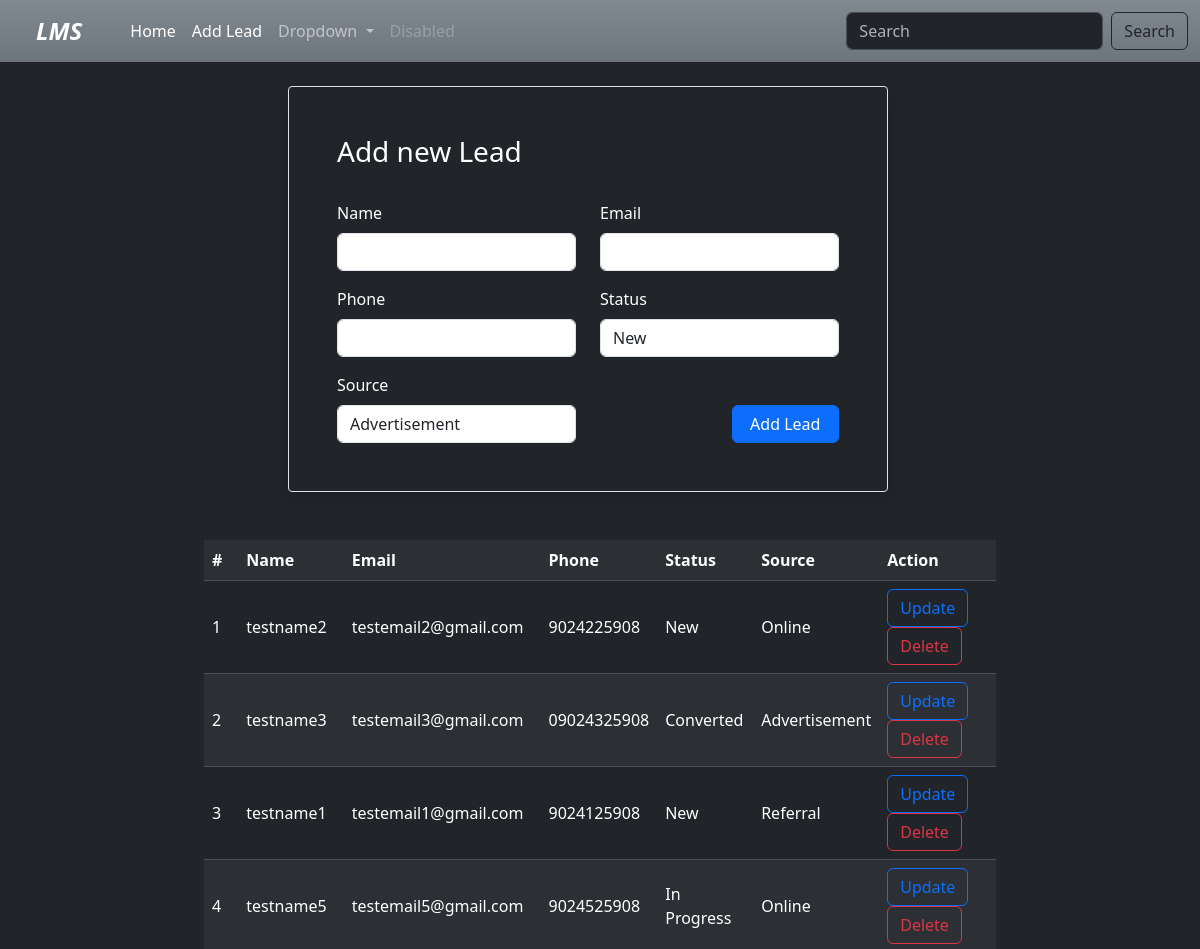
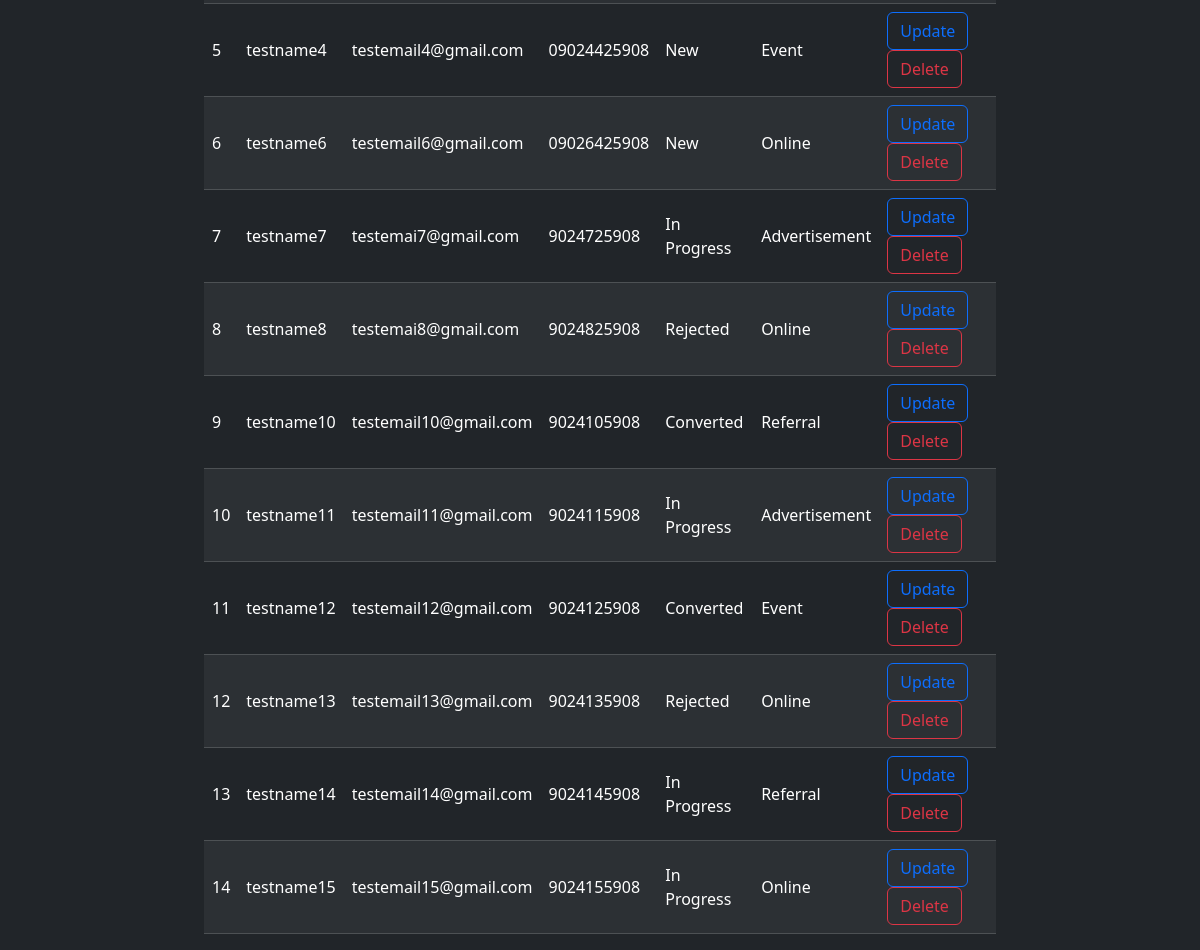
Screenshot of /lead/add/ with the database file from the repository (2 pictures, top to bottom).
### myapp/models.py (models this page shows, shortened)
class Lead(models.Model):
    name=models.CharField(max_length=100)
    email=models.CharField(max_length=100)
    phone_number=models.CharField(max_length=15)
    STATUS_CHOICES=(
        ("New","New"),
        ("In Progress","In Progress"),
        ("Converted","Converted"),
        ("Rejected","Rejected")
    )
    status=models.CharField(max_length=100,choices=STATUS_CHOICES,default="New")
    SOURCE_CHOICES=(
        ("Online","Online"),
        ("Referral","Referral"),
        ("Event","Event"),
        ("Advertisement","Advertisement")
    )
    source=models.CharField(max_length=100,choices=SOURCE_CHOICES,default="Advertisement")

### myapp/views.py (the view, shortened to what this page needs)
# urls.py: path('lead/add/',views.CreateLeadView.as_view(),name="create_lead"),
class CreateLeadView(View):
    def get(self,request,*args,**kargs):
        form_instance=LeadForm()
        eq=Lead.objects.all()
        return render(request,"create_lead.html",{"form":form_instance,"data":eq})

### myapp/forms.py
class LeadForm(forms.ModelForm):
    class Meta:
        model=Lead
        fields="__all__"
        widgets={
            "source":forms.Select(attrs={"class":"form-control"}),
            "status":forms.Select(attrs={"class":"form-control"})
        }

### myapp/templates/create_lead.html (shortened to what this page needs)
{%extends 'base.html'%}
{%block main%}
<div class="row mt-4" style="width: 100%;">
    <div class="col-3"></div>
    <div class="col-6 p-5 border shadow rounded-1">
        <h3>Add new Lead</h3>
        <form action="" method="post" class="row mt-3">
            <div class="col-6 mt-3">
                <label for="" class="form-label">Name</label>
                <input name="name" type="text" class="form-control">
            </div>
            <div class="col-6 mt-3">
                <label for="" class="form-label">Email</label>
                <input name="email" type="email" class="form-control">
            </div>
            <div class="col-6 mt-3">
                <label for="" class="form-label">Phone</label>
                <input name="phone_number" type="text" class="form-control">
            </div>
            <div class="col-6 mt-3">
                <label for="" class="form-label">Status</label>
                {{form.status}}
            </div>
            <div class="col-6 mt-3">
                <label for="" class="form-label">Source</label>
                {{form.source}}
            </div>
            <div class="col-3 mt-3"></div>
            <div class="col-3 mt-3 d-flex justify-content-end align-items-end"><button type="submit" class="btn btn-primary " style="width: 100%;">Add Lead</button></div>
        </form>
    </div>
    <div class="col-3"></div>
</div>
    <div class="row mt-5">
        <div class="col-2"></div>
        <div class="col-8">
            <table class="table table-dark table-striped align-middle">
                <tr>
                    <th>#</th>
                    <th>Name</th>
                    <th>Email</th>
                    <th>Phone</th>
                    <th>Status</th>
                    <th>Source</th>
                    <th>Action</th>
                </tr>
                {%for l in data%}
                <tr>
                    <td>{{forloop.counter}}</td>
                    <td>{{l.name}}</td>
                    <td>{{l.email}}</td>
                    <td>{{l.phone_number}}</td>
                    <td>{{l.status}}</td>
                    <td>{{l.source}}</td>
                    <td>
                        <a class="btn btn-outline-primary" href="{%url 'edit_lead' l.id%}">Update</a>
                        <a class="btn btn-outline-danger" href="{%url 'delete_lead' l.id%}">Delete</a>
                    </td>
                </tr>
                {%endfor%}
            </table>
        </div>
        <div class="col-2"></div>
    </div>
{%endblock%}

### myapp/templates/base.html (shortened to what this page needs)
<!DOCTYPE html>
<html lang="en">
<head>
    <link href="https://cdn.jsdelivr.net/npm/bootstrap@5.3.3/dist/css/bootstrap.min.css" rel="stylesheet">
</head>
<body class="bg-dark text-white">
    <nav class="navbar navbar-expand-lg bg-secondary bg-gradient ps-4"  data-bs-theme="dark">
        <div class="container-fluid">
          <a class="navbar-brand fs-4 fw-bold fst-italic" href="#">LMS</a>
          <div class="collapse navbar-collapse ms-4" id="navbarSupportedContent">
            <ul class="navbar-nav me-auto mb-2 mb-lg-0">
              <li class="nav-item">
                <a class="nav-link active" aria-current="page" href="{%url 'index'%}">Home</a>
              </li>
              <li class="nav-item">
                <a class="nav-link active" href="{%url 'create_lead'%}">Add Lead</a>
              </li>
              <li class="nav-item dropdown">
                <a class="nav-link dropdown-toggle" href="#" role="button" data-bs-toggle="dropdown" aria-expanded="false">
                  Dropdown
                </a>
              </li>
              <li class="nav-item">
                <a class="nav-link disabled" aria-disabled="true">Disabled</a>
              </li>
            </ul>
            <form class="d-flex" role="search">
              <input class="form-control me-2" type="search" placeholder="Search" aria-label="Search">
              <button class="btn btn-outline-dark" type="submit">Search</button>
            </form>
          </div>
        </div>
      </nav>
      {%block main%}
      {%endblock%}
</body>
</html>

### rows the page displays
Lead: name "testname2", email "testemail2@gmail.com", phone_number "9024225908", status "New", source "Online"
Lead: name "testname3", email "testemail3@gmail.com", phone_number "09024325908", status "Converted", source "Advertisement"
Lead: name "testname1", email "testemail1@gmail.com", phone_number "9024125908", status "New", source "Referral"
Lead: name "testname5", email "testemail5@gmail.com", phone_number "9024525908", status "In Progress", source "Online"
Lead: name "testname4", email "testemail4@gmail.com", phone_number "09024425908", status "New", source "Event"
Lead: name "testname6", email "testemail6@gmail.com", phone_number "09026425908", status "New", source "Online"
Lead: name "testname7", email "testemai7@gmail.com", phone_number "9024725908", status "In Progress", source "Advertisement"
Lead: name "testname8", email "testemai8@gmail.com", phone_number "9024825908", status "Rejected", source "Online"
Lead: name "testname10", email "testemail10@gmail.com", phone_number "9024105908", status "Converted", source "Referral"
Lead: name "testname11", email "testemail11@gmail.com", phone_number "9024115908", status "In Progress", source "Advertisement"
Lead: name "testname12", email "testemail12@gmail.com", phone_number "9024125908", status "Converted", source "Event"
Lead: name "testname13", email "testemail13@gmail.com", phone_number "9024135908", status "Rejected", source "Online"
Lead: name "testname14", email "testemail14@gmail.com", phone_number "9024145908", status "In Progress", source "Referral"
Lead: name "testname15", email "testemail15@gmail.com", phone_number "9024155908", status "In Progress", source "Online"
